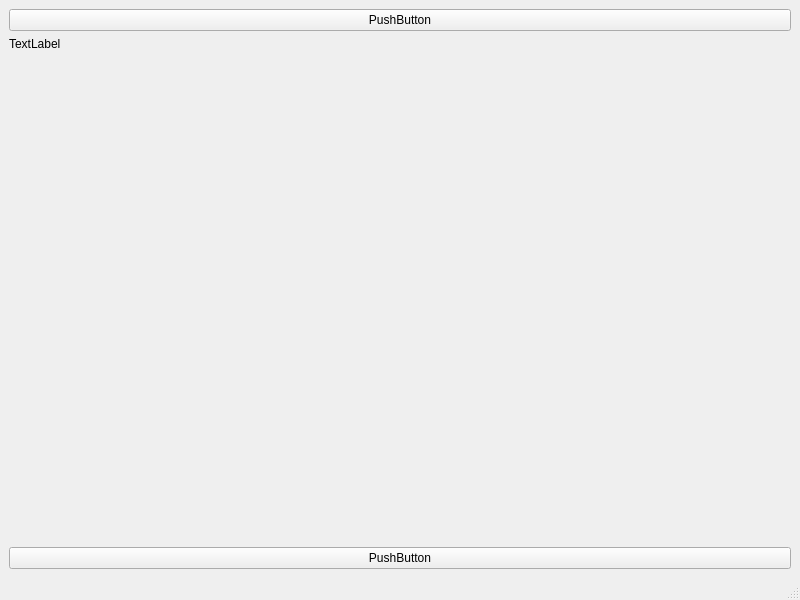
<?xml version="1.0" encoding="UTF-8"?>
<ui version="4.0">
 <class>MainWindow</class>
 <widget class="QMainWindow" name="MainWindow">
  <property name="geometry">
   <rect>
    <x>0</x>
    <y>0</y>
    <width>800</width>
    <height>600</height>
   </rect>
  </property>
  <property name="windowTitle">
   <string>MainWindow</string>
  </property>
  <widget class="QWidget" name="centralwidget">
   <layout class="QHBoxLayout" name="horizontalLayout">
    <item>
     <layout class="QVBoxLayout" name="verticalLayout">
      <item>
       <widget class="QPushButton" name="pushButton">
        <property name="text">
         <string>PushButton</string>
        </property>
       </widget>
      </item>
      <item>
       <widget class="QLabel" name="label">
        <property name="text">
         <string>TextLabel</string>
        </property>
       </widget>
      </item>
      <item>
       <spacer name="verticalSpacer">
        <property name="orientation">
         <enum>Qt::Vertical</enum>
        </property>
        <property name="sizeHint" stdset="0">
         <size>
          <width>20</width>
          <height>40</height>
         </size>
        </property>
       </spacer>
      </item>
      <item>
       <widget class="QPushButton" name="pushButton_2">
        <property name="text">
         <string>PushButton</string>
        </property>
       </widget>
      </item>
     </layout>
    </item>
   </layout>
  </widget>
  <widget class="QMenuBar" name="menubar">
   <property name="geometry">
    <rect>
     <x>0</x>
     <y>0</y>
     <width>800</width>
     <height>25</height>
    </rect>
   </property>
  </widget>
  <widget class="QStatusBar" name="statusbar"/>
 </widget>
 <resources/>
 <connections/>
</ui>
